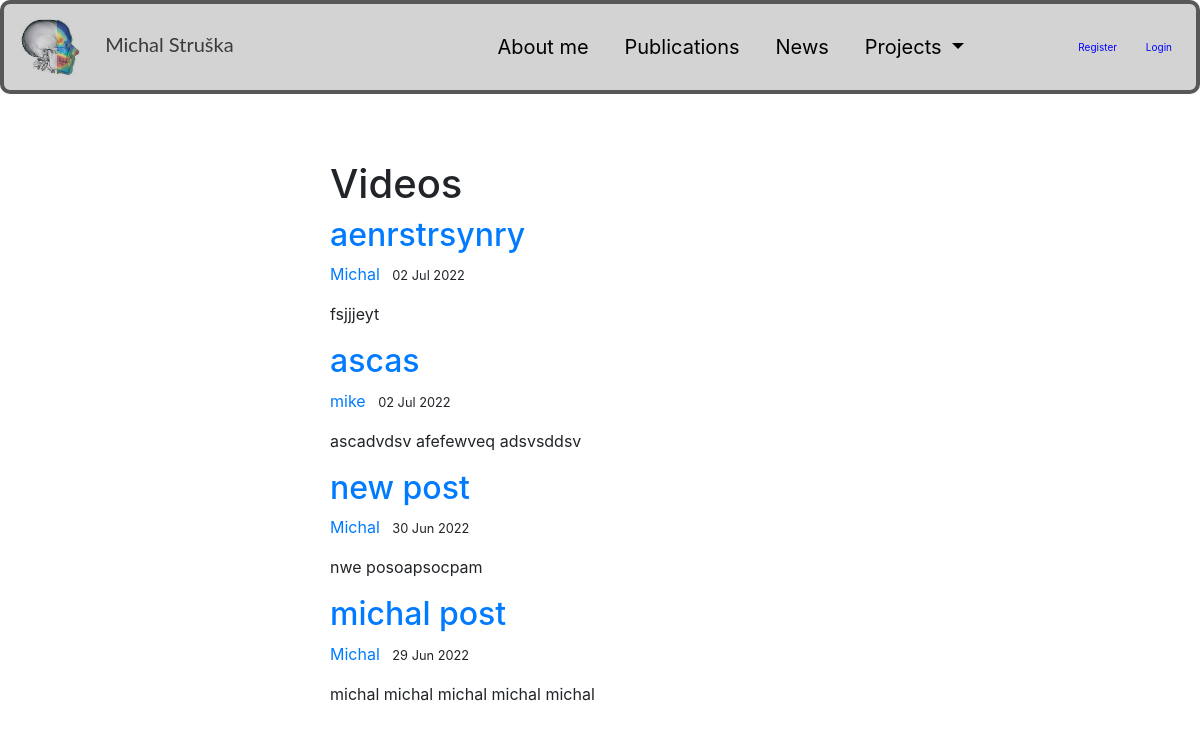
Screenshot of /category/Videos/ with the database file from the repository.
### blog/models.py (models this page shows, shortened)
class Post(models.Model):
    title = models.CharField(max_length=200, unique=True)
    author = models.ForeignKey(User, on_delete= models.CASCADE)
    updated_on = models.DateTimeField(auto_now= True)
    content = RichTextField(blank=True, null=True)
    created_on = models.DateTimeField(auto_now_add=True)
    status = models.IntegerField(choices=STATUS, default=1)
    article_image = models.ImageField(null = True, blank = True, upload_to = "images/")
    thumbnail_image = models.ImageField(null = True, blank = True, upload_to = "images/")
    category = models.CharField(max_length=255, default="News")
    snippet = models.CharField(max_length=255)
    likes = models.ManyToManyField(User, related_name='blog_posts')
    class Meta:
        ordering = ['-created_on']

### blog/views.py (the view)
# urls.py: path('category/<str:cats>/', views.CategoryView, name='category'),
def CategoryView(request, cats):
    category_posts = Post.objects.filter(category=cats, status=1)
    return render(request, 'blog/categories.html', {'cats':cats, 'category_posts':category_posts})

### blog/templates/blog/categories.html (shortened to what this page needs)
{% extends "blog/base.html" %}
{% load static %}
{% block content %}
    {% if category_posts %}
        <h1>{{ cats }}</h1>
        {% for post in category_posts %}
            <article class="media content-section">
                <div class="media-body">
                    <div class="article-metadata">
                        <h2><a class="article-title" href="{% url 'article-detail' post.pk %}">{{ post.title }}</a></h2>
                    </div>
                    <a class="mr-2" href="#">{{ post.author }}</a>
                    <small class="mr-2">{{ post.created_on|date:'d M Y' }}</small>
                    <p class="article-content">{{ post.content|truncatewords:20|safe|linebreaksbr }}</p>
                </div>
            </article>
        {% endfor %}
    {% else %}
        sorry, not exist
    {% endif %}
{% endblock content %}

### rows the page displays
Post: title "aenrstrsynry", author "Michal", created_on "02 Jul 2022", content "fsjjjeyt"
Post: title "ascas", author "mike", created_on "02 Jul 2022", content "ascadvdsv afefewveq adsvsddsv"
Post: title "new post", author "Michal", created_on "30 Jun 2022", content "nwe posoapsocpam"
Post: title "michal post", author "Michal", created_on "29 Jun 2022", content "michal michal michal michal michal"

### other values shown
{{ cats }} "Videos"
